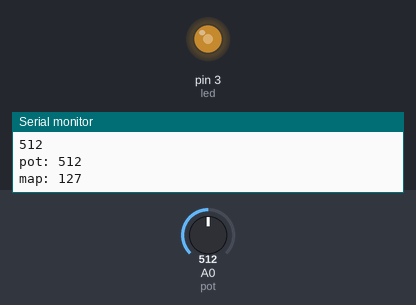
The sketch below on a simulated Arduino Uno, built with avr-gcc and run on an emulated ATmega328P. On the bench: output pins drawn as LEDs (lit = HIGH), the last lines printed to the serial monitor. The inputs (shaded band) are chosen by the test bench; at power-on: A0 (pot) = 512.

Above: at 1.2 s.
1.3 s: A0 (pot) set to 716
At 2.5 s:
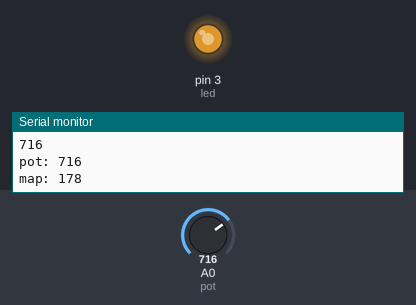
2.8 s: A0 (pot) set to 900
At 4.0 s:
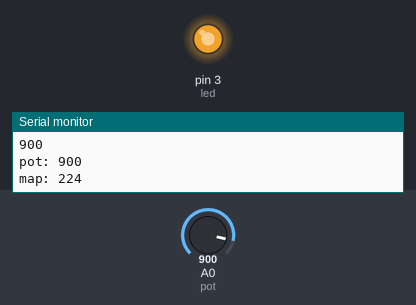
4.3 s: A0 (pot) set to 122
At 4.6 s:
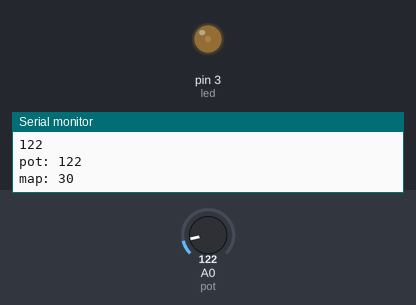
5.8 s: A0 (pot) set to 0
At 6.1 s:
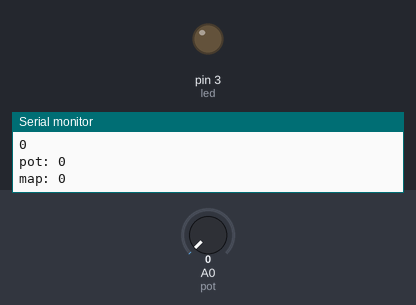
7.3 s: A0 (pot) set to 511
At 8.8 s:
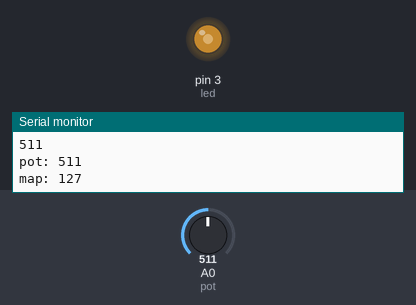
Timing chart, 0 to 9.8 s (numbered marks = the images above; inputs shaded):
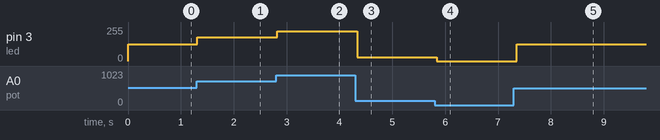

The sketch:

codigo.ino
```cpp
const int pot = 0;
const int led = 3;

void setup ()
{
  pinMode(3,OUTPUT);
  Serial.begin(9600);
}

int var;
int var2;

void loop()
{
  var = analogRead(pot);
  Serial.println(var);
  var2 = map(var,0,1023,0,255);
  analogWrite(led,var2);
  Serial.print("pot: ");
  Serial.println(var);
  Serial.print("map: ");
  Serial.println(var2);
  delay(100);
}
```

Measured:
- after the input at 1.3 s, pin 3 (led): 127/255 → 178/255 at once
- after the input at 2.8 s, pin 3 (led): 178/255 → 224/255 at once
- after the input at 4.3 s, pin 3 (led): 224/255 → 30/255 at once
- after the input at 5.8 s, pin 3 (led): 30/255 → 0/255 after 0.05 s
- after the input at 7.3 s, pin 3 (led): 0/255 → 127/255 after 0.05 s
